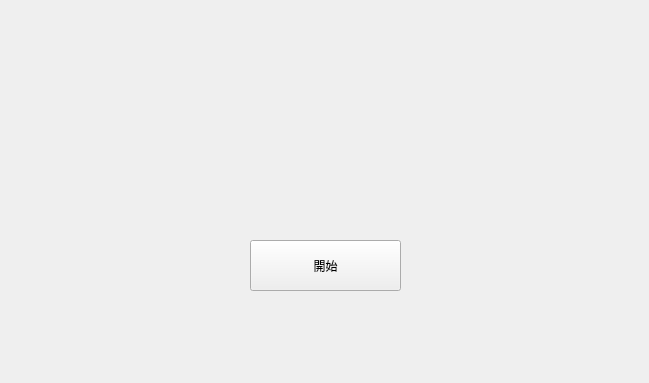
<?xml version="1.0" encoding="UTF-8"?>
<ui version="4.0">
 <class>start</class>
 <widget class="QWidget" name="start">
  <property name="geometry">
   <rect>
    <x>0</x>
    <y>0</y>
    <width>649</width>
    <height>383</height>
   </rect>
  </property>
  <property name="windowTitle">
   <string>Form</string>
  </property>
  <widget class="QPushButton" name="startButton">
   <property name="geometry">
    <rect>
     <x>250</x>
     <y>240</y>
     <width>151</width>
     <height>51</height>
    </rect>
   </property>
   <property name="text">
    <string>開始</string>
   </property>
  </widget>
 </widget>
 <resources/>
 <connections/>
</ui>
